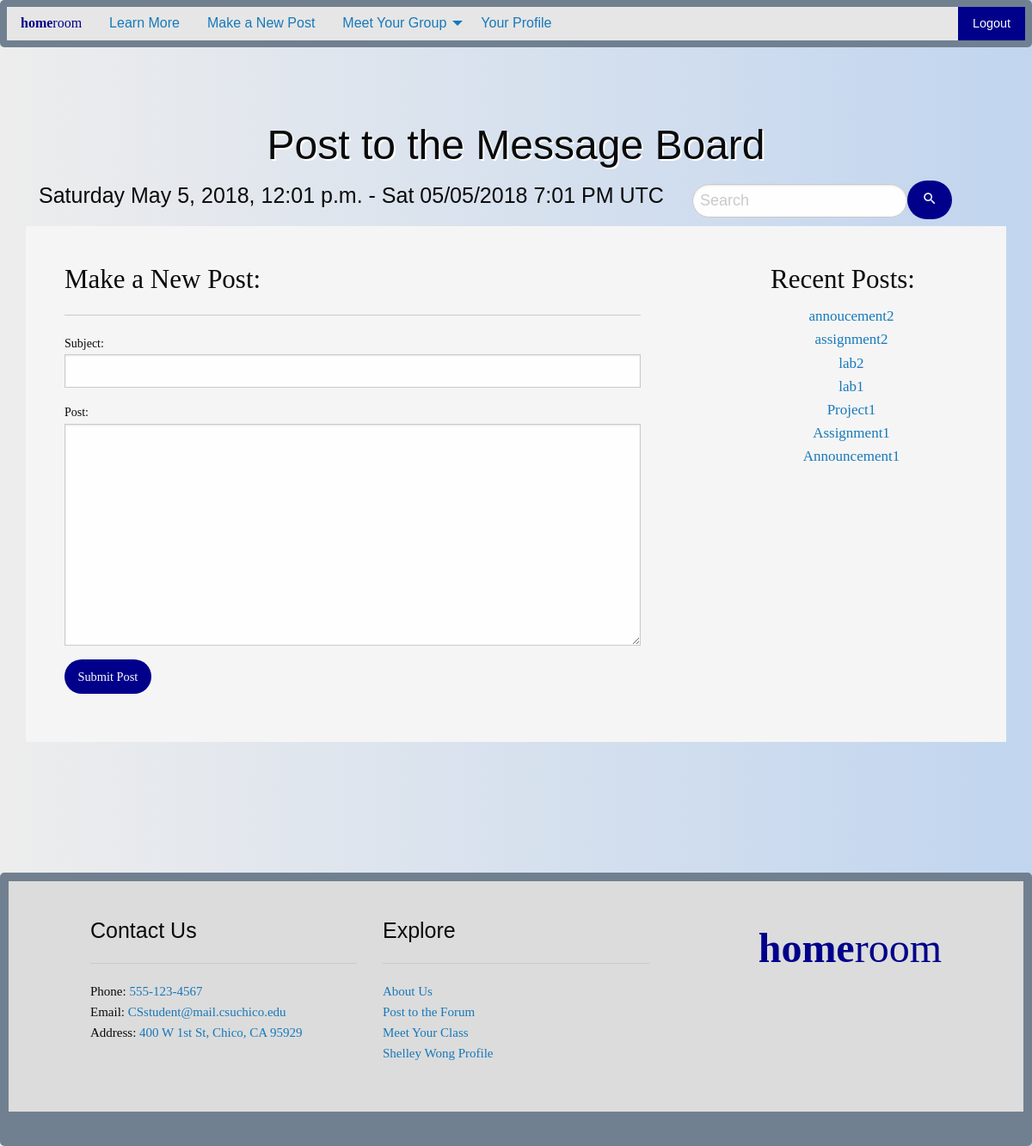
The page /message_board/ (signed in) on the database its author committed.
### myapp/models.py (models this page shows, shortened)
class Post_Model(models.Model):
    subject = models.CharField(max_length=240)
    details = models.TextField()
    created_on = models.DateTimeField(auto_now_add=True, blank=True)
    author = models.ForeignKey(
        User,
        on_delete=models.CASCADE
    )

### myapp/views.py (the view)
# urls.py: path('message_board/', views.message_board_view),
@login_required(login_url='/login/')
def message_board_view(request):
    myDate = datetime.now()
    if request.method == 'POST':
        form = Post_Form(request.POST)
        if form.is_valid():
            forum_post = Post_Model(
                subject=form.cleaned_data['subject'],
                details=form.cleaned_data['details'],
                author=request.user
            )
            forum_post.save()
            return redirect("/")
    else:
        form = Post_Form()
    post_list = Post_Model.objects.all().order_by("-created_on")
    context = {
        'post_list':post_list,
        'form':form,
        'date':myDate
    }
    return render(request, 'message_board.html', context)

### myapp/forms.py
class Post_Form(forms.Form):
    subject = forms.CharField(
        validators=[verifySuggestion],
        label='Subject',
        max_length=240)
    details = forms.CharField(widget=forms.Textarea,label='Post')

### myapp/templates/message_board.html (shortened to what this page needs)
{% extends "base.html" %}
{% load static %}
{% block body %}
  <div class="grid-container" id="main-body">
    <div class="grid-y medium-grid-frame">
      <div class="cell shrink header medium-cell-block-container">
        <h1 class="text-center sans-serif-text shadowed">Post to the Message Board</h1>
        <div class="grid-x grid-padding-x">
          <div class="cell large-8 medium-6 medium-cell-block">
            <h4 class="text-left sans-serif-text" style="width: 80vw;">
              {% load tz %}
              {{date|date:'l'}} {{date|timezone:"America/Los_Angeles"}}
              - {{date|date:'D m/d/Y g:i A T'}}
            </h4>
          </div>
          <div class="cell large-4 medium-6">
            <h4 class="text-right sans-serif-text">
              <ul class="menu">
                <li><input type="search" class="searchfield" style="font-size:18px;" placeholder="Search"></li>
                <li><button type="button" class="button button1">
                  <i class="material-icons" style="font-size:18px;">search</i></button>
                </li>
              </ul>
            </h4>
          </div>
        </div>
      </div>
      <div class="cell medium-auto medium-cell-block-container">
        <div class="grid-x grid-padding-x">
          <div class="cell medium-8 medium-cell-block-y main-text">
            <div class="main-text serif-text">
              <h3 class="serif-text">Make a New Post:</h3>
              <hr>
              <form action="/message_board/" method="post">
                {{ form.subject.label_tag }}
                {{ form.subject }}
                {{ form.details.label_tag }}
                {{ form.details }}
                <input type="submit" class="button button1" value="Submit Post"/>
              </form>
            </div>
          </div>
          <div class="cell medium-4 medium-cell-block-y main-text">
            <div class="main-text serif-text">
              <h3 class="serif-text text-center">Recent Posts:</h3>
              <div class="text-center" id="app-suggestion">
                <ul class="text-center nobullet">
                  {% for item in post_list %}
                  <li><a href="#">{{ item.subject }}</a></li>
                  {% endfor %}
                </ul>
              </div>
            </div>
          </div>
        </div>
      </div>
    </div>
  </div>
{% endblock %}

### chat/templates/base.html (shortened to what this page needs)
{% load static %}
<!DOCTYPE html>
<html class="no-js" lang="en" dir="ltr">
  <head>
    <link rel="stylesheet" href="{% static "/css/foundation.css" %}">
    <link rel="stylesheet" href="{% static "css/app.css" %}">
  </head>
  <body>
      <div class="top-bar" id="main-menu">
        <div class="top-bar-left">
          <ul class="vertical medium-horizontal dropdown menu" data-dropdown-menu>
            <a class="logo" href="/"><b>home</b>room</a>
            <li class="has-submenu">
              <a href="/about/">Learn More</a>
            </li>
            {% if user.is_authenticated %}
            <li class="has-submenu">
              <a href="/forum/">Make a New Post</a>
            </li>
            <li class="has-submenu">
              <a href="/meet/">Meet Your Group</a>
            </li>
            <li class="has-submenu">
              <a href="/profile/">Your Profile</a>
            </li>
            {% endif %}
          </ul>
        </div>
        <div class="top-bar-right">
          <ul class="vertical medium-horizontal menu">
            {% if user.is_authenticated %}
            <li><a href="/logout/" class="button buttonR">Logout</a></li>
            {% else %}
            <li><a href="/login/" class="button buttonL">Login</a></li>
            <li><a href="/register/" class="button buttonR">Register</a></li>
            {% endif %}
          </ul>
        </div>
      </div>
    {% block body %}{% endblock %}
      <div>
        <footer class="cell shrink footer">
          <div id="foot-body">
            <div class="grid-x grid-padding-x foot-text">
              <div class="cell large-4 medium-6">
                <h4 class="text-left sans-serif-text">Contact Us</h4>
                <hr>
                <p class="serif-text">Phone: <a href="#">555-123-4567</a><br>
                  Email: <a href="#">CSstudent@mail.csuchico.edu</a><br>
                  Address: <a href="#">400 W 1st St, Chico, CA 95929</a>
                </p>
              </div>
              <div class="cell large-4 medium-6">
                <h4 class="text-left sans-serif-text">Explore</h4>
                <hr>
                <p class="serif-text">
                  <a href="/about/">About Us</a><br>
                  {% if user.is_authenticated %}
                  <a href="/forum/">Post to the Forum</a><br>
                  <a href="/meet/">Meet Your Class</a><br>
                  <a href="/profile/">{{ user.first_name }} {{ user.last_name }} Profile</a>
                  {%  endif %}
                </p>
              </div>
              <div class="cell auto large-text-right">
                <h1><a class="logo" href="/"><b>home</b>room</a></h1>
              </div>
            </div>
          </div>
        </footer>
      </div>
  </body>
</html>

### myapp/static/css/app.css (style rules this page uses)
body { background: linear-gradient(to right, #EDEDED, #C1D5EF); overflow-x: hidden; }
.sans-serif-text { font-family: "Optima", sans-serif; }
.serif-text { font-family: "Garamond", serif; }
.shadowed { text-shadow: 2px 2px #FFFFFF; }
.button1 { background-color: #00008B; border-radius: 25px; }
.buttonR { background: #00008B; }
.top-bar { font-family: "Optima", sans-serif; background: #708090; border-radius: 5px; }
.logo { font-family: "AmericanTypewriter"; color: #00008B; }
#main-body { padding: 80px 30px; }
.main-text { font-size: 17px; padding: 20px 30px; background: #F5F5F5; }
.searchfield { width: 100%; border: 1px solid #c9c9c9; border-radius: 25px; }
.nobullet { list-style-type: none; }
#foot-body { border-style: solid; border-width: 10px; border-bottom: 40px solid #708090; border-radius: 5px; border-color: #708090; padding: 20px 0px; background: #DCDCDC; }
.foot-text { font-size: 15px; padding: 20px 80px; }

### rows shown on the page
Post_Model: subject "annoucement2"
Post_Model: subject "assignment2"
Post_Model: subject "lab2"
Post_Model: subject "lab1"
Post_Model: subject "Project1"
Post_Model: subject "Assignment1"
Post_Model: subject "Announcement1"

### other values the page prints
{{ date|date:'l' }} "Saturday"
{{ date|timezone:"America/Los_Angeles" }} "May 5, 2018, 12:01 p.m."
{{ date|date:'D m/d/Y g:i A T' }} "Sat 05/05/2018 7:01 PM UTC"
{{ user.first_name }} "Shelley"
{{ user.last_name }} "Wong"
